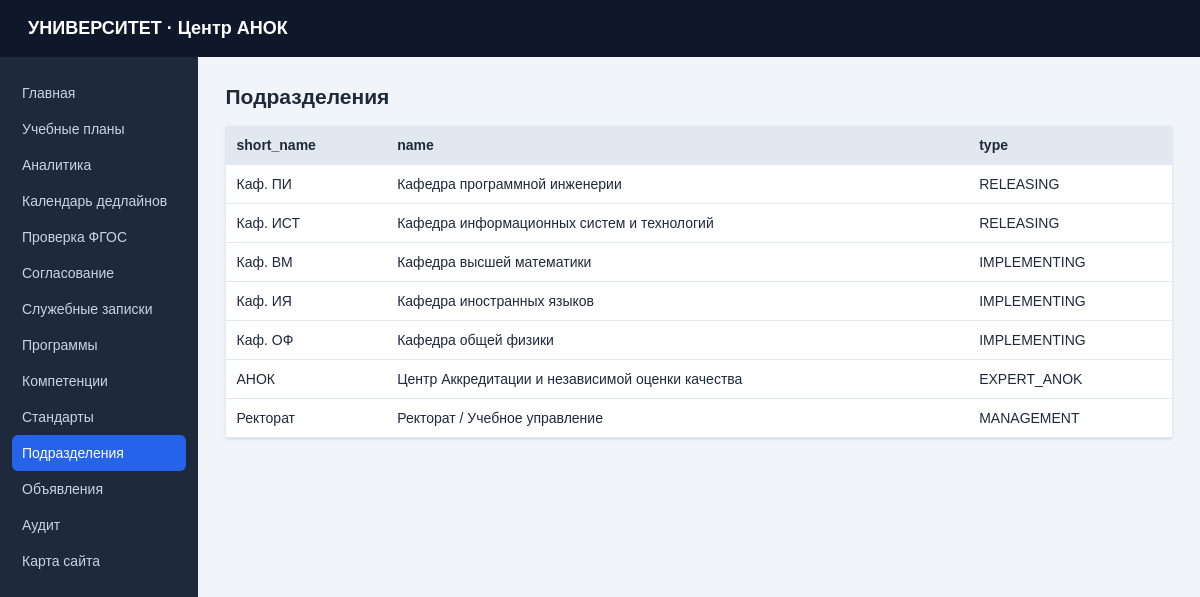
Page /?page=departments on the committed database.
### tables this page shows
CREATE TABLE `departments` (
  `id` INT AUTO_INCREMENT PRIMARY KEY,
  `name` TEXT NOT NULL,
  `short_name` TEXT NOT NULL,
  `type` TEXT NOT NULL,
  `phone` TEXT,
  `email` TEXT
);

### index.php (the view, shortened to what this page needs)
<?php
require __DIR__ . '/config.php';
$page = $_GET['page'] ?? 'dashboard';
function e($v) { return htmlspecialchars((string)$v, ENT_QUOTES | ENT_SUBSTITUTE, 'UTF-8'); }
function allRows(PDO $db, string $sql, array $params=[]) { $s=$db->prepare($sql); $s->execute($params); return $s->fetchAll(); }
$stats = [
 'plans'=>(int)$pdo->query('SELECT COUNT(*) FROM curriculums')->fetchColumn(),
 'disciplines'=>(int)$pdo->query('SELECT COUNT(*) FROM curriculum_disciplines')->fetchColumn(),
 'standards'=>(int)$pdo->query('SELECT COUNT(*) FROM standards_fgos')->fetchColumn(),
 'memos'=>(int)$pdo->query('SELECT COUNT(*) FROM service_notes')->fetchColumn(),
];
$title='Сводная панель'; $content='';
if ($page==='dashboard') {
 $title='Сводная панель'; $plans=allRows($pdo,'SELECT c.*, ep.code prog_code, ep.title prog_title FROM curriculums c JOIN educational_programs ep ON ep.id=c.program_id ORDER BY c.id');
 $content='<div class="cards">'; foreach($stats as $k=>$v) $content.='<div class="card"><b>'.e($v).'</b><span>'.e(['plans'=>'Учебные планы','disciplines'=>'Дисциплины','standards'=>'Стандарты ФГОС','memos'=>'Служебные записки'][$k]).'</span></div>'; $content.='</div><h2>Учебные планы</h2><table><tr><th>Программа</th><th>Год</th><th>Статус</th><th></th></tr>'; foreach($plans as $p) $content.='<tr><td>'.e($p['prog_code'].' — '.$p['prog_title']).'</td><td>'.e($p['academic_year']).'</td><td>'.e($p['status']).'</td><td><a href="?page=plan&id='.$p['id'].'">Открыть</a></td></tr>'; $content.='</table>';
} else {
 $map=['analytics'=>['Аналитика (Chart.js)','SELECT block_type, SUM(credits_ze) AS ze FROM curriculum_disciplines GROUP BY block_type','block_type,ze'],
 'calendar'=>['Календарь дедлайнов (FullCalendar)','SELECT note_num, note_date, status FROM service_notes ORDER BY note_date','note_num,note_date,status'],
 'validate'=>['Экспертиза ФГОС','SELECT * FROM standards_fgos ORDER BY code','code,title,degree_level,total_credits'], 'signatures'=>['Согласование','SELECT * FROM document_signatures ORDER BY step_order','step_order,role_title,status'], 'memos'=>['Служебные записки','SELECT * FROM service_notes ORDER BY id DESC','note_num,note_date,reason,status'], 'programs'=>['Образовательные программы','SELECT * FROM educational_programs ORDER BY id','code,title,level,study_form'], 'competencies'=>['Компетенции','SELECT * FROM competencies ORDER BY code','code,category,title'], 'standards'=>['Стандарты ФГОС','SELECT * FROM standards_fgos ORDER BY code','code,title,degree_level,total_credits'], 'departments'=>['Подразделения','SELECT * FROM departments ORDER BY id','short_name,name,type'], 'announcements'=>['Объявления','SELECT * FROM announcements ORDER BY publish_date DESC','publish_date,title,category'], 'audit'=>['Аудит','SELECT * FROM audit_logs ORDER BY id DESC','event_time,user_name,action,status'], 'sitemap'=>['Карта сайта',null,'']];
 [$title,$sql,$fields]=$map[$page]; if($sql){$rows=allRows($pdo,$sql);$names=array_map('trim',explode(',',$fields));$content='<table><tr>';foreach($names as $n)$content.='<th>'.e($n).'</th>'; $content.='</tr>';foreach($rows as $r){$content.='<tr>';foreach($names as $n)$content.='<td>'.e($r[$n]??'').'</td>'; $content.='</tr>';} $content.='</table>';}else{$content='<p>Разделы: учебные планы, проверка ФГОС, согласование, служебные записки, программы, компетенции, стандарты, подразделения, объявления и аудит.</p>';} }
$nav=['dashboard'=>'Главная','plans'=>'Учебные планы','analytics'=>'Аналитика','calendar'=>'Календарь дедлайнов','validate'=>'Проверка ФГОС','signatures'=>'Согласование','memos'=>'Служебные записки','programs'=>'Программы','competencies'=>'Компетенции','standards'=>'Стандарты','departments'=>'Подразделения','announcements'=>'Объявления','audit'=>'Аудит','sitemap'=>'Карта сайта'];
?><!doctype html><html lang="ru"><head><meta charset="utf-8"><meta name="viewport" content="width=device-width,initial-scale=1"><title><?=e($title)?> — АНОК</title></head><body><header><b>УНИВЕРСИТЕТ · Центр АНОК</b></header><main><aside><?php foreach($nav as $key=>$label):?><a class="<?=($page===$key?'active':'')?>" href="?page=<?=e($key)?>"><?=e($label)?></a><?php endforeach;?></aside><section><h1><?=e($title)?></h1><?=$content?></section></main></body></html>

### index.php (style rules this page uses)
body { margin:0;background:#f1f5f9;color:#1e293b;font:14px Arial,sans-serif }
header { background:#0f172a;color:#fff;padding:18px 28px }
header b { font-size:18px }
main { display:flex;min-height:calc(100vh - 60px) }
aside { width:220px;background:#1e293b;padding:18px 12px }
aside a { display:block;color:#cbd5e1;text-decoration:none;padding:10px;border-radius:6px }
aside a:hover,aside a.active { background:#2563eb;color:#fff }
section { padding:28px;max-width:1100px;width:100% }
h1 { margin-top:0 }
table { border-collapse:collapse;background:#fff;width:100%;box-shadow:0 1px 3px #cbd5e1 }
th,td { text-align:left;padding:11px;border-bottom:1px solid #e2e8f0 }
th { background:#e2e8f0 }
a { color:#2563eb }

### rows in the picture
departments: short_name "Каф. ПИ", name "Кафедра программной инженерии", type "RELEASING"
departments: short_name "Каф. ИСТ", name "Кафедра информационных систем и технологий", type "RELEASING"
departments: short_name "Каф. ВМ", name "Кафедра высшей математики", type "IMPLEMENTING"
departments: short_name "Каф. ИЯ", name "Кафедра иностранных языков", type "IMPLEMENTING"
departments: short_name "Каф. ОФ", name "Кафедра общей физики", type "IMPLEMENTING"
departments: short_name "АНОК", name "Центр Аккредитации и независимой оценки качества", type "EXPERT_ANOK"
departments: short_name "Ректорат", name "Ректорат / Учебное управление", type "MANAGEMENT"

### other values in the picture
$label "Главная"
$label "Учебные планы"
$label "Аналитика"
$label "Календарь дедлайнов"
$label "Проверка ФГОС"
$label "Согласование"
$label "Служебные записки"
$label "Программы"
$label "Компетенции"
$label "Стандарты"
$label "Подразделения"
$label "Объявления"
$label "Аудит"
$label "Карта сайта"
$title "Подразделения"
